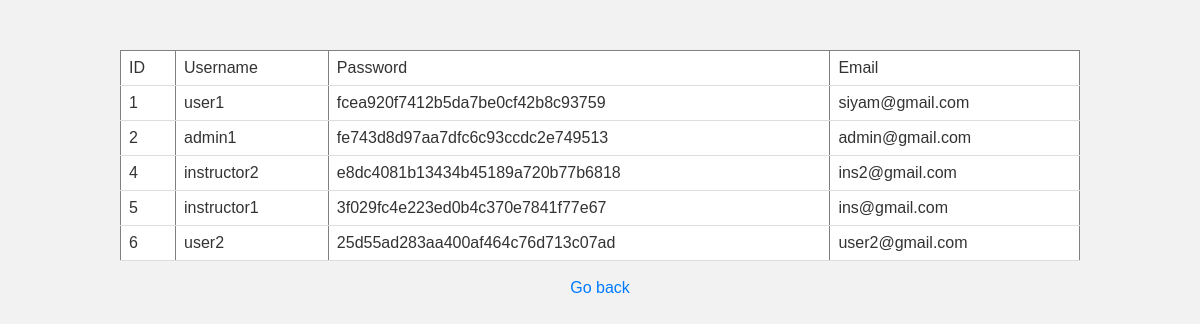
/FinalProject/users.php (signed in), run on the app's committed database.
### tables this page shows
CREATE TABLE `users` (
  `ID` int(64) NOT NULL,
  `username` varchar(64) NOT NULL,
  `password` varchar(64) NOT NULL,
  `email` varchar(64) NOT NULL,
  `user_type` varchar(64) NOT NULL
);

### FinalProject/users.php (the view, shortened to what this page needs)
<?php
$conn = mysqli_connect('localhost','root','','userdb');
$sql = "select * from users";
$result = mysqli_query($conn, $sql);
?>
<!DOCTYPE html>
<head>
<link rel="stylesheet" href="style.css">
</head>
<body>
<div class="form-container">
<table border=1>
    <tr>
        <td>ID</td>
        <td>Username</td>
        <td>Password</td>
        <td>Email</td>
    </tr>
    <?php while($data = mysqli_fetch_assoc($result)){ ?>
    <tr>
        <td><?=$data['ID']?></td>
        <td><?=$data['username']?></td>
        <td><?=$data['password']?></td>
        <td><?=$data['email']?></td>
    </tr>
  <?php  } ?>
</table><br>
<p align="center"><a href="adminhome.php">Go back</a></p>
</div>
    </body>
    </html>

### FinalProject/style.css (style rules this page uses)
* { margin: 0; padding: 0; box-sizing: border-box; }
body { font-family: Arial, sans-serif; background-color: #f2f2f2; color: #333; }
.form-container { width: 80%; margin: 50px auto; }
table { width: 100%; border-collapse: collapse; background-color: #fff; }
th, td { padding: 8px; border-bottom: 1px solid #ddd; }
p { margin-bottom: 10px; }
a { color: #007bff; text-decoration: none; }

### data on the page
users: ID "1", username "user1", password "fcea920f7412b5da7be0cf42b8c93759", email "siyam@gmail.com"
users: ID "2", username "admin1", password "fe743d8d97aa7dfc6c93ccdc2e749513", email "admin@gmail.com"
users: ID "4", username "instructor2", password "e8dc4081b13434b45189a720b77b6818", email "ins2@gmail.com"
users: ID "5", username "instructor1", password "3f029fc4e223ed0b4c370e7841f77e67", email "ins@gmail.com"
users: ID "6", username "user2", password "25d55ad283aa400af464c76d713c07ad", email "user2@gmail.com"
